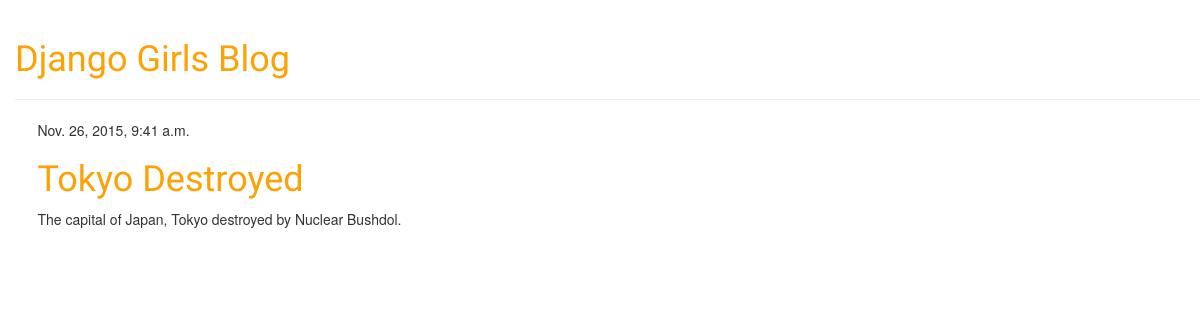
Before: / with the older database file.
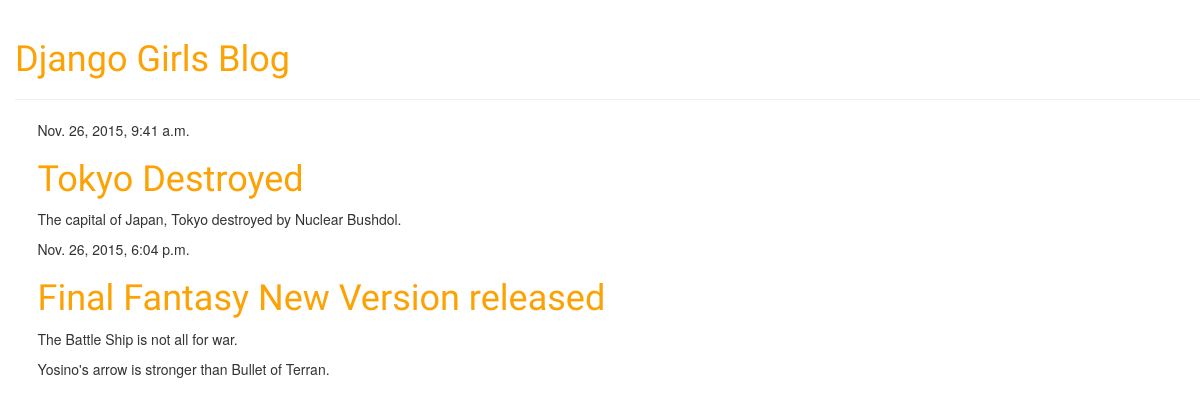
After: the same page with the newer database file.
### blog/models.py (models this page shows, shortened)
class Post(models.Model):
	author = models.ForeignKey('auth.User')
	title = models.CharField(max_length = 200)
	text = models.TextField()
	created_date = models.DateTimeField(
		default=timezone.now)
	published_date = models.DateTimeField(
		blank=True, null=True)

### blog/views.py (the view)
# urls.py: url(r'^$', views.post_list, name='post_list'),
def post_list(request):
    posts = Post.objects.filter(published_date__lte=timezone.now()).order_by('published_date')
    return render(request, 'blog/post_list.html', {'posts': posts})

### blog/templates/blog/post_list.html
{% extends 'blog/base.html' %}
{% block content %}
    {% for post in posts %}
        <div class="post">
            <div class="date">
                {{ post.published_date }}
            </div>
            <h1><a href="{% url 'post_detail' pk=post.pk %}">{{ post.title }}</a></h1>
            <p>{{ post.text|linebreaks }}</p>
        </div>
    {% endfor %}
{% endblock %}

### blog/templates/blog/base.html (shortened to what this page needs)
{% load staticfiles %}
<html>
    <head>
        <link rel="stylesheet" href="//maxcdn.bootstrapcdn.com/bootstrap/3.2.0/css/bootstrap.min.css">
        <link rel="stylesheet" href="//maxcdn.bootstrapcdn.com/bootstrap/3.2.0/css/bootstrap-theme.min.css">
        <link rel="stylesheet" href="{% static 'css/blog.css' %}">
    </head>
    <body>
        <div class="page-header">
            <h1><a href="/">Django Girls Blog</a></h1>
        </div>
        <div class="content container">
            <div class="row">
                <div class="col-md-8">
                {% block content %}
                {% endblock %}
                </div>
            </div>
        </div>
    </body>
</html>

### blog/static/css/blog.css (style rules this page uses)
h1 a { color: #FCA205; font-family: 'Lobster'; }
body { padding-left: 15px; }

Changed rows visible on the page:
added Post: published_date "Nov. 26, 2015, 6:04 p.m.", title "Final Fantasy New Version released", text "The Battle Ship is not all for war. Yosino's arrow is stronger than Bullet of Terran."
